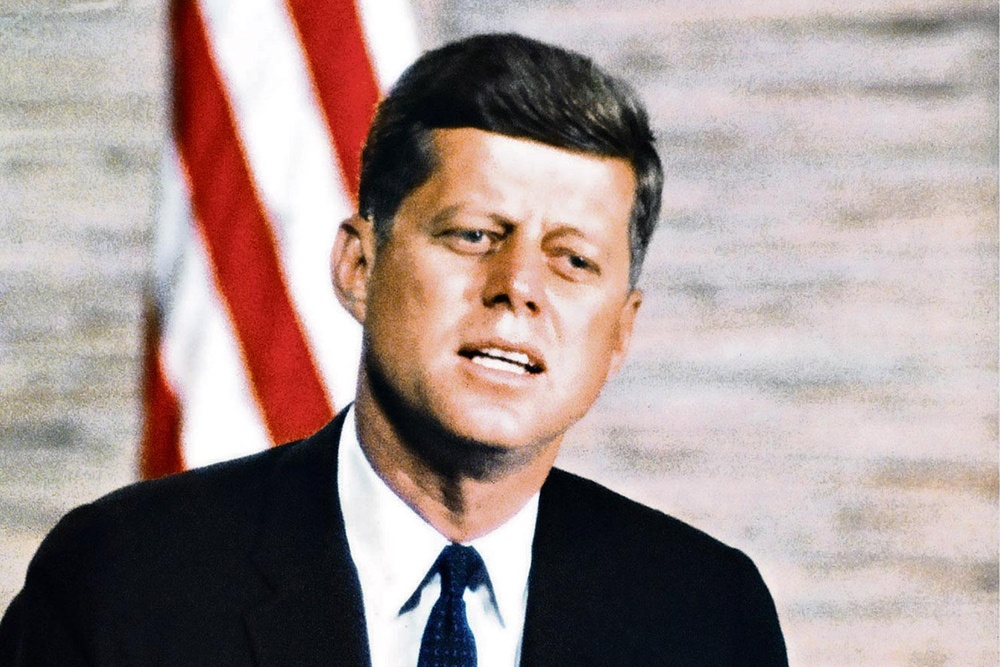
#> input picture lab3/images/jfk.jpg, 1000 x 667 px, shrunk from 1500 x 1000 before the run
$ jupyter execute lab3.ipynb
#> lines starting #> are read from the running program, lines starting #| are printed output that depends on the picture; after the words box and inside, x2 and y2 are one past the last pixel; in counts of white or black regions, pixels touching at a corner belong together; long printed decimals are rounded
[cell 1]
import matplotlib.pylab as pylab
import matplotlib.pyplot as plt
params = {'legend.fontsize': 'large',
          'figure.figsize': (20, 18),
          'figure.titlesize': 'x-large',
          'axes.labelsize': 'x-large',
          'axes.titlesize':'x-large',
          'xtick.labelsize':'x-large',
          'ytick.labelsize':'x-large',
          'lines.markersize': 10
          }
pylab.rcParams.update(params)

[cell 2]
import matplotlib.pyplot as plt
from skimage import io, color

fig,ax=plt.subplots(nrows = 1, ncols = 2)
plt.subplots_adjust(top = 0.99, bottom=0.01, hspace=0.2, wspace=0.2)

image = io.imread('images/jfk.jpg')
#> image is the input picture: shape (667, 1000, 3); mean R, G, B 165.2, 148.2, 145.4

ax[0].imshow(image, cmap = 'gray')
ax[0].set_title('Initial image', fontsize=20)
ax[0].axis('off')

image = color.rgb2gray(image)
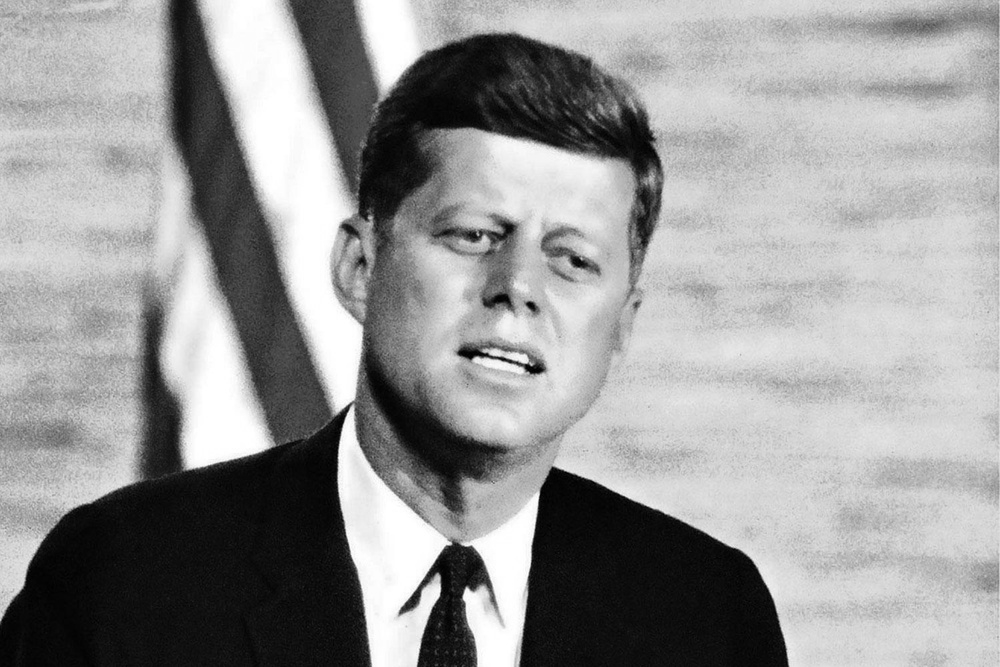
#> image: shape (667, 1000) float64; min 0, max 1, mean 0.595

ax[1].imshow(image, cmap=plt.cm.gray)
ax[1].set_title('Grayscale image', fontsize=20)
ax[1].axis('off')
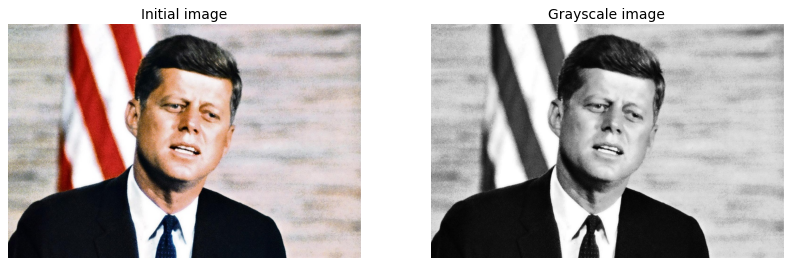
#> figure drawn by matplotlib, 2 panels

[cell 3]
import matplotlib.pylab as pylab
import matplotlib.pyplot as plt
params = {'legend.fontsize': 'large',
          'figure.figsize': (22, 28),
          'figure.titlesize': 'x-large',
          'axes.labelsize': 'x-large',
          'axes.titlesize':'x-large',
          'xtick.labelsize':'x-large',
          'ytick.labelsize':'x-large',
          'lines.markersize': 10
          }
pylab.rcParams.update(params)

[cell 4]
import numpy as np
import matplotlib.pyplot as plt
from skimage import feature
from skimage.util import random_noise

edges1 = feature.canny(image, sigma=1, low_threshold=0.05, high_threshold=0.32)
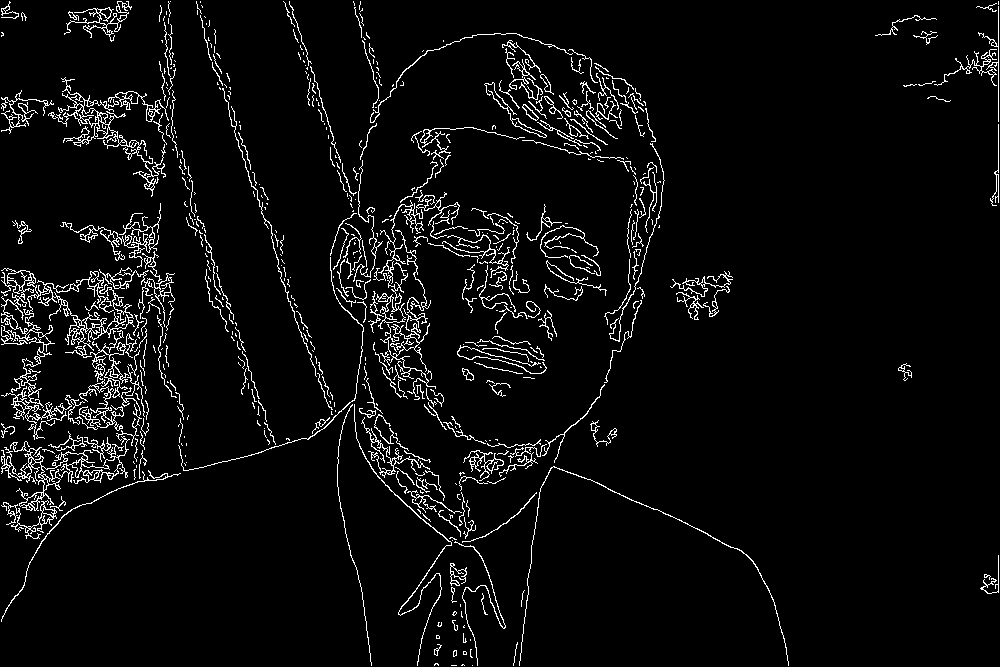
#> edges1: shape (667, 1000) bool; 4.8% white in thin lines or dots
edges3 = feature.canny(image, sigma=3, low_threshold=0.05, high_threshold=0.32)
#> edges3: shape (667, 1000) bool; 1.1% white in thin lines or dots, all inside (x1, y1, x2, y2) = (1, 1, 789, 666)

fig,ax=plt.subplots(nrows = 1, ncols = 3)

plt.subplots_adjust(top = 0.99, bottom=0.01, hspace=0.2, wspace=0.2)

ax[0].imshow(image, cmap=plt.cm.gray)
ax[0].set_title('Clear image', fontsize=20)
ax[0].axis('off')
ax[1].imshow(edges1 , cmap=plt.cm.gray)
ax[1].set_title(r'Canny filter, $\sigma=1$', fontsize=20)
ax[1].axis('off')
ax[2].imshow(edges3, cmap=plt.cm.gray)
ax[2].set_title(r'Canny filter, $\sigma=3$', fontsize=20)
ax[2].axis('off')

[cell 5]
import numpy as np
import matplotlib.pyplot as plt
from skimage import feature
from skimage.util import random_noise

noised_img = random_noise(image, 's&p', amount=0.2)
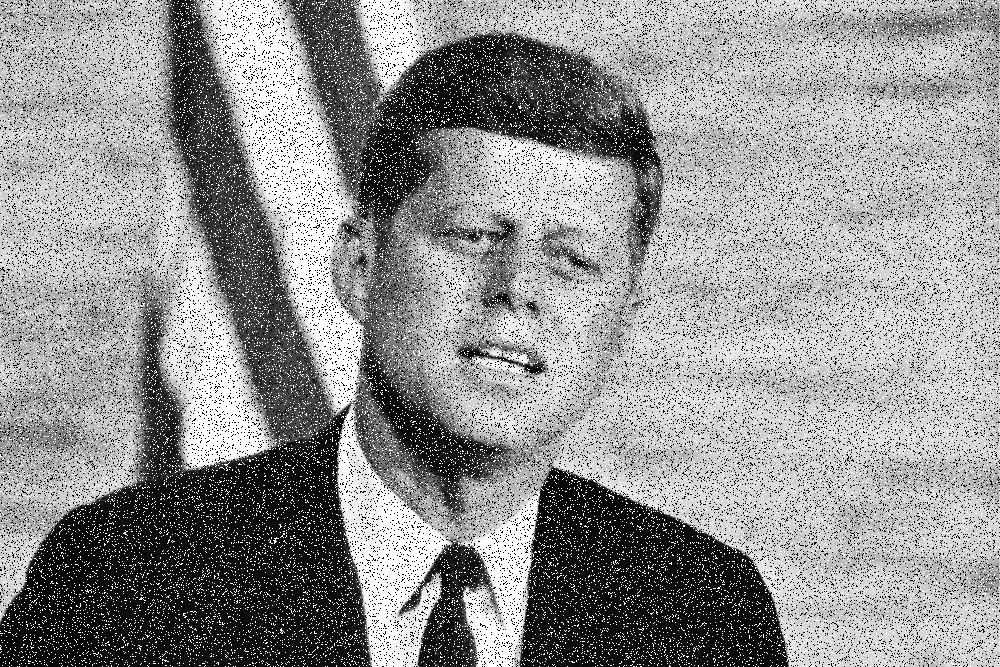
#> noised_img: shape (667, 1000) float64; min 0, max 1, mean 0.576
noised_edges1 = feature.canny(noised_img, sigma=1, low_threshold=0.05, high_threshold=0.3)
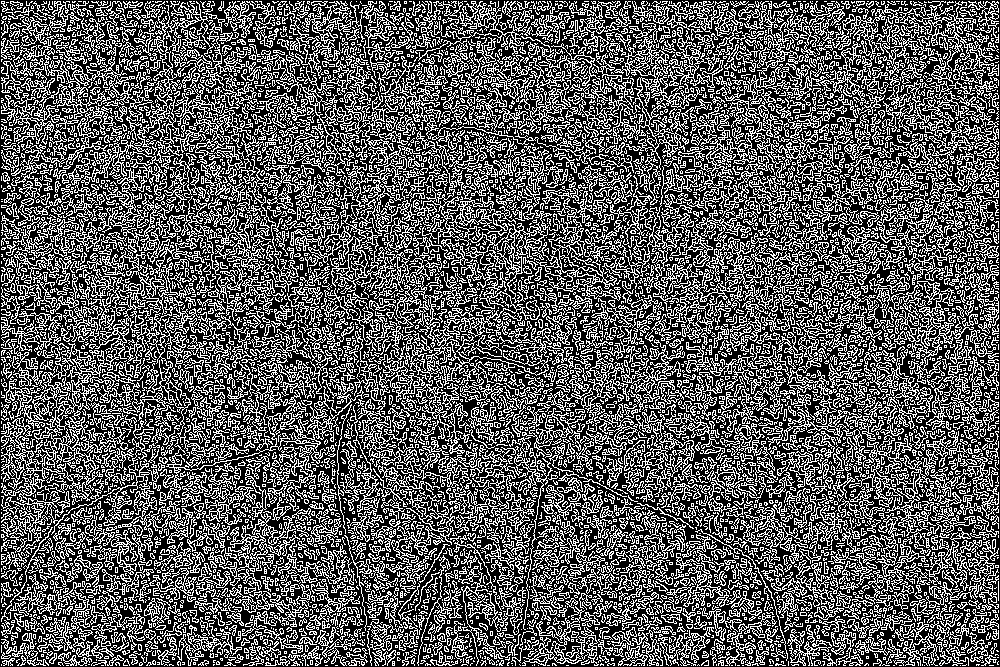
#> noised_edges1: shape (667, 1000) bool; 35.8% white in thin lines or dots
noised_edges3 = feature.canny(noised_img, sigma=3, low_threshold=0.05, high_threshold=0.3)

fig,ax=plt.subplots(nrows = 1, ncols = 3)

plt.subplots_adjust(top = 0.99, bottom=0.01, hspace=0.2, wspace=0.2)

ax[0].imshow(noised_img, cmap=plt.cm.gray)
ax[0].set_title('Noisy image (s&p, amount=0.3)', fontsize=20)
ax[0].axis('off')
ax[1].imshow(noised_edges1 , cmap=plt.cm.gray)
ax[1].set_title(r'Canny filter (noisy), $\sigma=1$', fontsize=20)
ax[1].axis('off')
ax[2].imshow(noised_edges3, cmap=plt.cm.gray)
ax[2].set_title(r'Canny filter (noisy), $\sigma=3$', fontsize=20)
ax[2].axis('off')

[cell 6]
fig,ax=plt.subplots(nrows = 1, ncols = 2)

plt.subplots_adjust(top = 0.99, bottom=0.01, hspace=0.2, wspace=0.2)

ax[0].imshow(edges1 , cmap=plt.cm.gray)
ax[0].set_title(r'Canny filter, $\sigma=1$', fontsize=20)
ax[0].axis('off')
ax[1].imshow(noised_edges1 , cmap=plt.cm.gray)
ax[1].set_title(r'Canny filter (noisy), $\sigma=1$', fontsize=20)
ax[1].axis('off')

[cell 7]
fig,ax=plt.subplots(nrows = 1, ncols = 2)

plt.subplots_adjust(top = 0.99, bottom=0.01, hspace=0.2, wspace=0.2)

ax[0].imshow(edges3, cmap=plt.cm.gray)
ax[0].set_title(r'Canny filter, $\sigma=3$', fontsize=20)
ax[0].axis('off')
ax[1].imshow(noised_edges3, cmap=plt.cm.gray)
ax[1].set_title(r'Canny filter (noisy), $\sigma=3$', fontsize=20)
ax[1].axis('off')

[cell 8]
from scipy.ndimage import distance_transform_edt

def fom(edges_img, edges_gold, alpha = 1.0/9):
        #Computes Pratt's Figure of Merit for given edges_img and gold standard #image edges_gold
        # Compute distance transform for gold standard image.
#> called with alpha = 0.111
    dist = distance_transform_edt(np.invert(edges_gold))
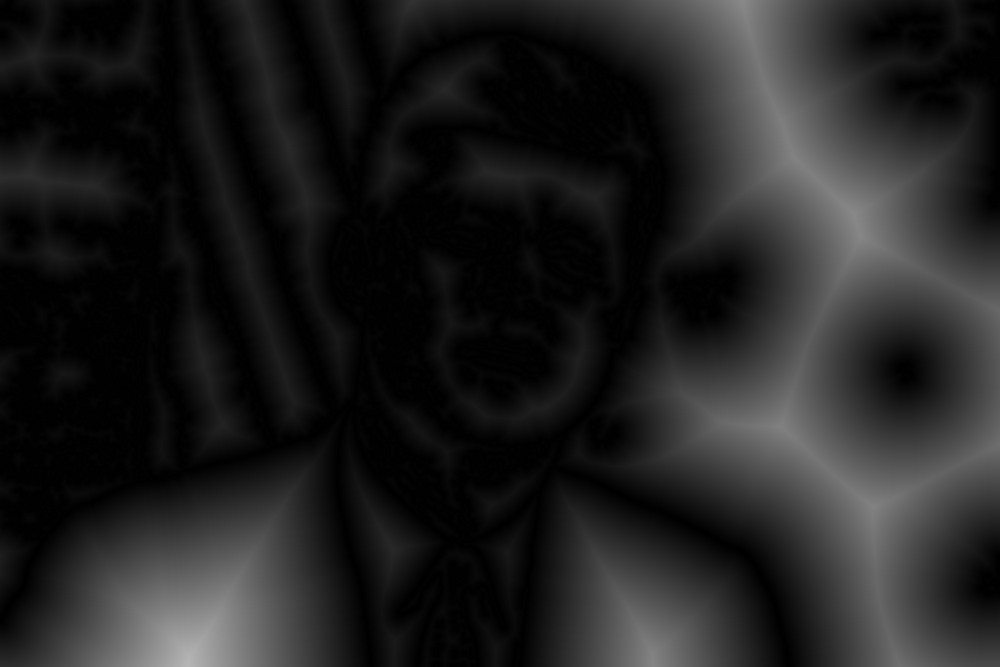
#> dist: shape (667, 1000) float64; min 0, max 182, mean 33.1

    fomm = 1.0 / np.maximum(
            np.count_nonzero(edges_img),
            np.count_nonzero(edges_gold))
#> fomm = 4.19e-06
    N, M = edges_img.shape
#> N = 667; M = 1000

    for i in range(0, N):
        for j in range(0, M):
            if edges_img[i, j]:
                fomm += 1.0 / (1.0 + dist [i, j] * dist [i, j] * alpha)
#> after the loop, fomm = 53122.6

    fomm /= np.maximum(
            np.count_nonzero(edges_img),
            np.count_nonzero(edges_gold))
#> fomm = 0.223
    return fomm

[cell 9]
print(fom(noised_edges1, edges1))
#| 0.2227

[cell 10]
print(fom(noised_edges3, edges3))
#> call 2 of fom, with alpha = 0.111
#> in fom (call 2), `dist = distance_transform_edt(np.invert(edges_gold))`:
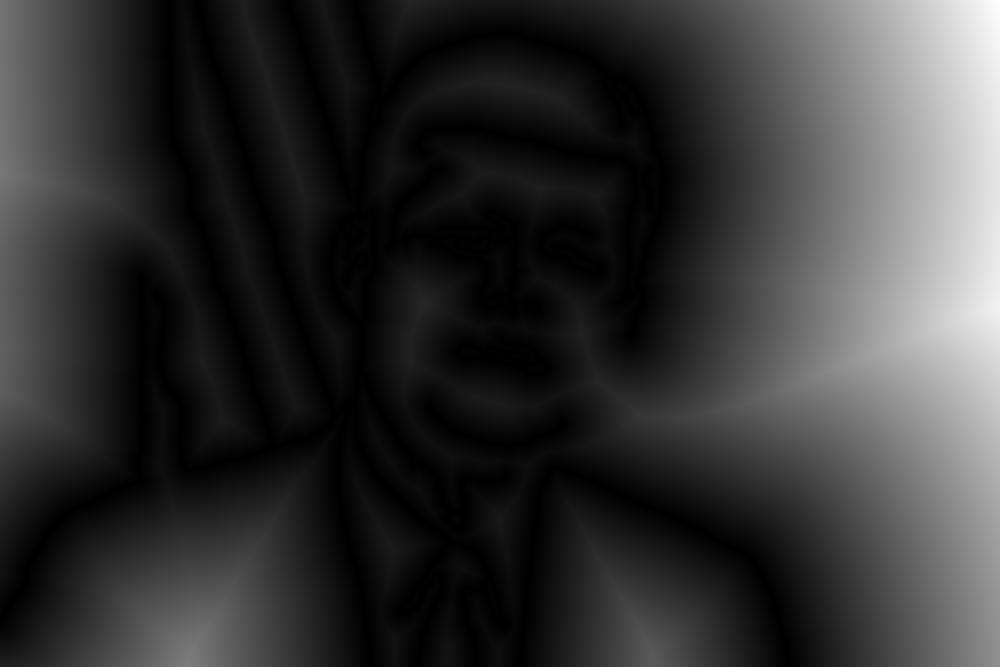
#> dist: shape (667, 1000) float64; min 0, max 370.3, mean 75.5; drawn with min black and max white
#> in fom (call 2), `fomm = 1.0 / np.maximum( np.count_nonzero(edges_img), np.count_nonzero..`: fomm = 0.000124
#> after the loop in fom (call 2), `for i in range(0, N):`: fomm = 6625.3
#> in fom (call 2), `fomm /= np.maximum( np.count_nonzero(edges_img), np.count_nonzero(edge..`: fomm = 0.823
#| 0.8225
